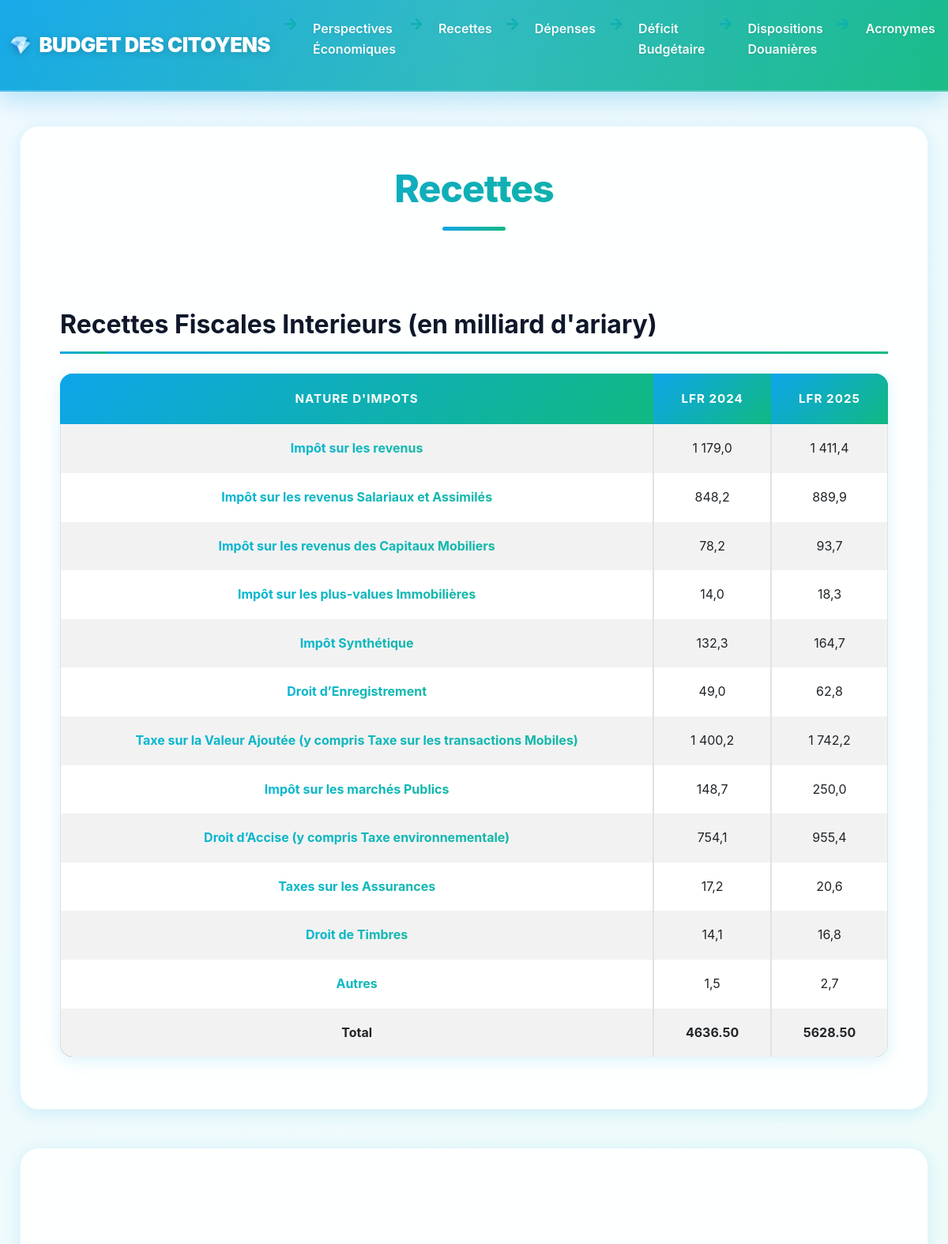
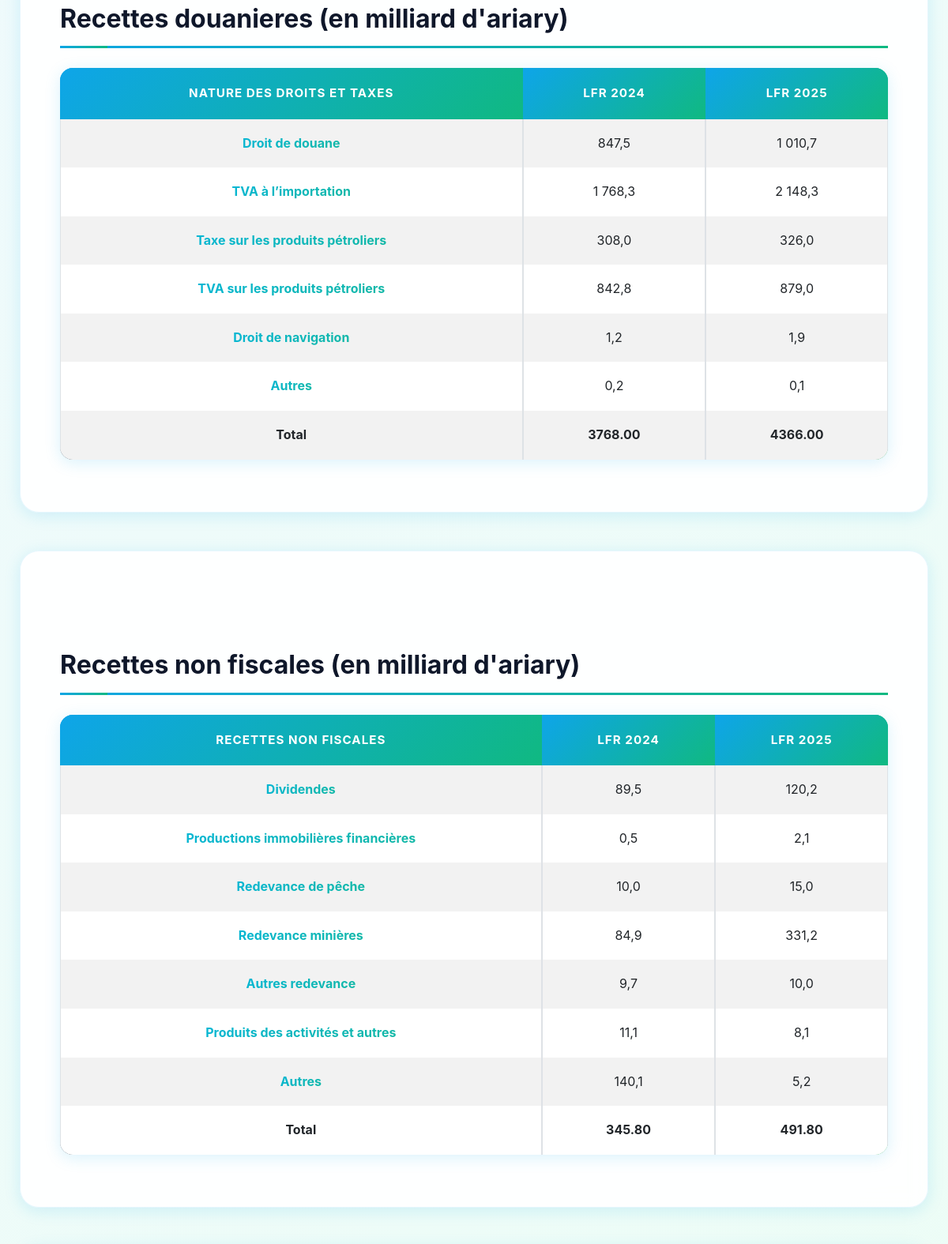
Screenshot of /pages/Recettes.php (upper part) with the database file from the repository (2 pictures, top to bottom).
### tables this page shows
CREATE TABLE RecettesFiscalesInterieures (
    id INT PRIMARY KEY AUTO_INCREMENT,
    nature_impot VARCHAR(200),
    montant_2024 DECIMAL(15, 2),
    montant_2025 DECIMAL(15, 2),
    recettes_par_source_id INT,
    FOREIGN KEY (recettes_par_source_id) REFERENCES RecettesParSource(id)
);

CREATE TABLE RecettesDouanieres (
    id INT PRIMARY KEY AUTO_INCREMENT,
    nature_droit_taxe VARCHAR(200),
    montant_2024 DECIMAL(15, 2),
    montant_2025 DECIMAL(15, 2),
    recettes_par_source_id INT,
    FOREIGN KEY (recettes_par_source_id) REFERENCES RecettesParSource(id)
);

CREATE TABLE RecettesNonFiscales (
    id INT PRIMARY KEY AUTO_INCREMENT,
    categorie VARCHAR(200),
    montant_2024 DECIMAL(15, 2),
    montant_2025 DECIMAL(15, 2),
    recettes_par_source_id INT,
    FOREIGN KEY (recettes_par_source_id) REFERENCES RecettesParSource(id)
);

### inc/connexion.php (called while the page is built, shortened)
<?php
function dbconnect(){
  static $connect = null;
  if($connect === null){
      $connect = mysqli_connect('localhost','root','','Budget_citoyens');
      mysqli_set_charset($connect,'utf8mb4');
  }
  return $connect;
}
?>

### inc/functions.php (called while the page is built, shortened)
<?php
    include("connexion.php");
    function get_all_recettes_fiscales_interieurs(){
        $requete = "SELECT * FROM RecettesFiscalesInterieures";
        $result = mysqli_query(dbconnect(),$requete);
        $result_array = [];
        if ($result) {
            while ($row = mysqli_fetch_assoc($result)) {
                $result_array[] = $row;
            }
        } else {
            echo "Error: " . mysqli_error(dbconnect());
        }
        return $result_array;
    }
    function get_all_recette_douaniere()
    {
        $requete = "SELECT * FROM RecettesDouanieres";
        $result = mysqli_query(dbconnect(),$requete);
        $result_array = [];
        if ($result) {
            while ($row = mysqli_fetch_assoc($result)) {
                $result_array[] = $row;
            }
        } else {
            echo "Error: " . mysqli_error(dbconnect());
        }
        return $result_array;
    }
    function get_all_recette_nonFisc()
    {
         $requete = "SELECT * FROM RecettesNonFiscales";
        $result = mysqli_query(dbconnect(),$requete);
        $result_array = [];
        if ($result) {
            while ($row = mysqli_fetch_assoc($result)) {
                $result_array[] = $row;
            }
        } else {
            echo "Error: " . mysqli_error(dbconnect());
        }
        return $result_array;
    }
    function get_total_Recettes($nom_recette){
        $requete = "SELECT
                    SUM(montant_2024) AS total_2024,
                    SUM(montant_2025) AS total_2025
                FROM `$nom_recette`";
        $result = mysqli_query(dbconnect(),$requete);
        $result_array = [];
        if ($result) {
            while ($row = mysqli_fetch_assoc($result)) {
                $result_array[] = $row;
            }
        } else {
            echo "Error: " . mysqli_error(dbconnect());
        }
        return $result_array;
    }
?>

### pages/Recettes.php (the view, shortened to what this page needs)
<?php
include("../inc/header.php");
$recete_int = get_all_recettes_fiscales_interieurs();
$recete_douane = get_all_recette_douaniere();
$recete_nonFisc = get_all_recette_nonFisc();
?>
<div class="container mt-5">
    <h1 class="mb-4 text-center titre">Recettes</h1>
    <br>
    <h2 class="mb-4">Recettes Fiscales Interieurs (en milliard d'ariary)</h2>
    <table class="table table-striped table-bordered table-hover">
        <thead class="table-dark">
            <tr>
                <th>Nature d'Impots</th>
                <th>LFR 2024</th>
                <th>LFR 2025</th>
            </tr>
        </thead>
        <tbody>
            <?php foreach ($recete_int as $recette) { ?>
                <tr>
                    <td><strong><?= htmlspecialchars($recette['nature_impot']); ?></strong></td>
                    <td><?= number_format($recette['montant_2024'], 1, ',', ' '); ?></td>
                    <td><?= number_format($recette['montant_2025'], 1, ',', ' '); ?></td>
                </tr>
            <?php } ?>
            <?php
                $total_recettefiscale = get_total_Recettes("RecettesFiscalesInterieures");
            ?>
           <?php foreach($total_recettefiscale as $total){ ?>
                <tr id="total">
                    <td>Total</td>
                    <td><?= $total['total_2024'] ?></td>
                    <td><?= $total['total_2025'] ?></td>
                </tr>
            <?php } ?>
        </tbody>
    </table>
</div>
<div class="container mt-5">
    <br>
    <h2 class="mb-4">Recettes douanieres (en milliard d'ariary)</h2>
    <table class="table table-striped table-bordered table-hover">
        <thead class="table-dark">
            <tr>
                <th>Nature des droits et taxes</th>
                <th>LFR 2024</th>
                <th>LFR 2025</th>
            </tr>
        </thead>
        <tbody>
            <?php foreach ($recete_douane as $recette) { ?>
                <tr>
                    <td><strong><?= htmlspecialchars($recette['nature_droit_taxe']); ?></strong></td>
                    <td><?= number_format($recette['montant_2024'], 1, ',', ' '); ?></td>
                    <td><?= number_format($recette['montant_2025'], 1, ',', ' '); ?></td>
                </tr>
           <?php } ?>
           <?php $total_recettedouaniere = get_total_Recettes("RecettesDouanieres"); ?>
           <?php foreach($total_recettedouaniere as $total){ ?>
                <tr id="total">
                    <td>Total</td>
                    <td><?= $total['total_2024'] ?></td>
                    <td><?= $total['total_2025'] ?></td>
                </tr>
            <?php } ?>
        </tbody>
    </table>
</div>
<div class="container mt-5">
    <br>
    <h2 class="mb-4">Recettes non fiscales (en milliard d'ariary)</h2>
    <table class="table table-striped table-bordered table-hover">
        <thead class="table-dark">
            <tr>
                <th>Recettes non fiscales</th>
                <th>LFR 2024</th>
                <th>LFR 2025</th>
            </tr>
        </thead>
        <tbody>
            <?php foreach ($recete_nonFisc as $recette) { ?>
                <tr>
                    <td><strong><?= htmlspecialchars($recette['categorie']); ?></strong></td>
                    <td><?= number_format($recette['montant_2024'], 1, ',', ' '); ?></td>
                    <td><?= number_format($recette['montant_2025'], 1, ',', ' '); ?></td>
                </tr>
           <?php } ?>
           <?php $total_recettedouaniere = get_total_Recettes("RecettesNonFiscales"); ?>
           <?php foreach($total_recettedouaniere as $total){ ?>
                <tr id="total">
                    <td>Total</td>
                    <td><?= $total['total_2024'] ?></td>
                    <td><?= $total['total_2025'] ?></td>
                </tr>
            <?php } ?>
        </tbody>
    </table>
</div>
</body>
</html>

### pages/Recettes.php (style rules this page uses)
#total { background: linear-gradient(90deg, #2c3e50, #27ae60); color: white; font-weight: bold; text-align: center; transition: all 0.3s ease; }

### rows the page displays
recettesfiscalesinterieures: nature_impot "Impôt sur les revenus", montant_2024 "1 179,0", montant_2025 "1 411,4"
recettesfiscalesinterieures: nature_impot "Impôt sur les revenus Salariaux et Assimilés", montant_2024 "848,2", montant_2025 "889,9"
recettesfiscalesinterieures: nature_impot "Impôt sur les revenus des Capitaux Mobiliers", montant_2024 "78,2", montant_2025 "93,7"
recettesfiscalesinterieures: nature_impot "Impôt sur les plus-values Immobilières", montant_2024 "14,0", montant_2025 "18,3"
recettesfiscalesinterieures: nature_impot "Impôt Synthétique", montant_2024 "132,3", montant_2025 "164,7"
recettesfiscalesinterieures: nature_impot "Droit d’Enregistrement", montant_2024 "49,0", montant_2025 "62,8"
recettesfiscalesinterieures: nature_impot "Taxe sur la Valeur Ajoutée (y compris Taxe sur les transactions Mobiles)", montant_2024 "1 400,2", montant_2025 "1 742,2"
recettesfiscalesinterieures: nature_impot "Impôt sur les marchés Publics", montant_2024 "148,7", montant_2025 "250,0"
recettesfiscalesinterieures: nature_impot "Droit d’Accise (y compris Taxe environnementale)", montant_2024 "754,1", montant_2025 "955,4"
recettesfiscalesinterieures: nature_impot "Taxes sur les Assurances", montant_2024 "17,2", montant_2025 "20,6"
recettesfiscalesinterieures: nature_impot "Droit de Timbres", montant_2024 "14,1", montant_2025 "16,8"
recettesfiscalesinterieures: nature_impot "Autres", montant_2024 "1,5", montant_2025 "2,7"
recettesdouanieres: nature_droit_taxe "Droit de douane", montant_2024 "847,5", montant_2025 "1 010,7"
recettesdouanieres: nature_droit_taxe "TVA à l’importation", montant_2024 "1 768,3", montant_2025 "2 148,3"
recettesdouanieres: nature_droit_taxe "Taxe sur les produits pétroliers", montant_2024 "308,0", montant_2025 "326,0"
recettesdouanieres: nature_droit_taxe "TVA sur les produits pétroliers", montant_2024 "842,8", montant_2025 "879,0"
recettesdouanieres: nature_droit_taxe "Droit de navigation", montant_2024 "1,2", montant_2025 "1,9"
recettesdouanieres: nature_droit_taxe "Autres", montant_2024 "0,2", montant_2025 "0,1"
recettesnonfiscales: categorie "Dividendes", montant_2024 "89,5", montant_2025 "120,2"
recettesnonfiscales: categorie "Productions immobilières financières", montant_2024 "0,5", montant_2025 "2,1"
recettesnonfiscales: categorie "Redevance de pêche", montant_2024 "10,0", montant_2025 "15,0"
recettesnonfiscales: categorie "Redevance minières", montant_2024 "84,9", montant_2025 "331,2"
recettesnonfiscales: categorie "Autres redevance", montant_2024 "9,7", montant_2025 "10,0"
recettesnonfiscales: categorie "Produits des activités et autres", montant_2024 "11,1", montant_2025 "8,1"
recettesnonfiscales: categorie "Autres", montant_2024 "140,1", montant_2025 "5,2"

### other values shown
$total['total_2024'] "4636.50"
$total['total_2025'] "5628.50"
$total['total_2024'] "3768.00"
$total['total_2025'] "4366.00"
$total['total_2024'] "345.80"
$total['total_2025'] "491.80"
